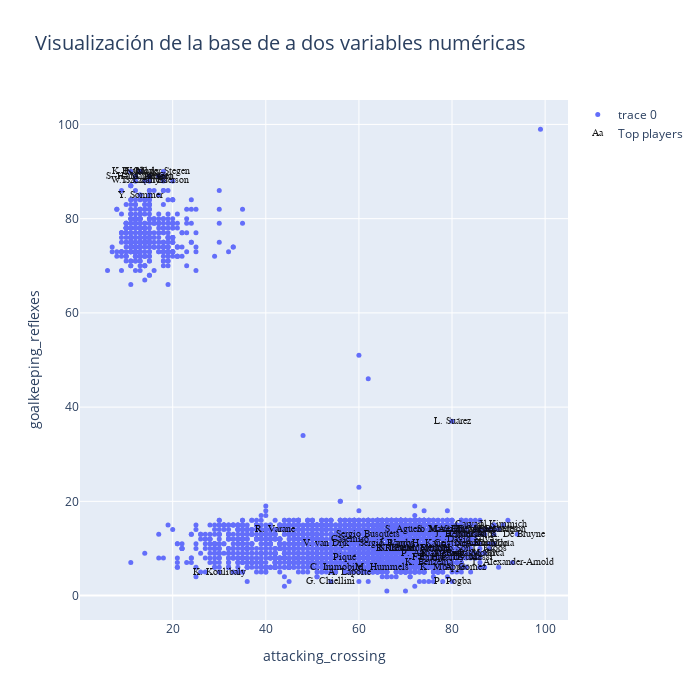

The cell this chart's notebook holds for it:
### Code cell
# Gráfica con Plotly, más completa e interactiva pero un poco pesada

graf1 = go.Scatter(x=df_skills[skill_1], y=df_skills[skill_2],
                           mode='markers',
                        text=df_n.loc[:,'club_name'], #'Height', 'Weight', 'Club', 'Age', 'Name','Position'
                           marker=dict(
                                size=5)
                           )

crack =go.Scatter(x=df_skills.loc[bool_crack,skill_1], y=df_skills.loc[bool_crack,skill_2],name='Top players',
                      text=df_n.loc[bool_crack,'short_name'],
                      textfont=dict(family='sans serif',size=10,color='black'),
                      opacity=0.9,mode='text')

data=[graf1,crack]

layout = go.Layout(title="Visualización de la base de a dos variables numéricas",titlefont=dict(size=20),
                xaxis=dict(title=skill_1),
                yaxis=dict(title=skill_2),
                autosize=False, width=700,height=700)

fig = go.Figure(data=data, layout=layout)

fig.show()

# NO ME MUESTRA EL GRAFICO!!

### Figure 1 — Plotly figure (JSON) as saved in the notebook; plotly's stock layout.template omitted (floating-point values rounded to 4 significant figures; data arrays with more than 128 entries replaced by an {"elided": "..."} marker saying what was removed)
{"data": [{"marker": {"size": 5}, "mode": "markers", "text": {"elided": "4513 str values"}, "type": "scatter", "x": {"elided": "4513 int values"}, "y": {"elided": "4513 int values"}}, {"mode": "text", "name": "Top players", "opacity": 0.9, "text": ["L. Messi", "Cristiano Ronaldo", "J. Oblak", "R. Lewandowski", "Neymar Jr", "K. De Bruyne", "K. Mbappé", "M. ter Stegen", "V. van Dijk", "Alisson", "S. Mané", "M. Salah", "T. Courtois", "S. Agüero", "Sergio Ramos", "K. Benzema", "M. Neuer", "Casemiro", "Ederson", "R. Sterling", "J. Kimmich", "H. Kane", "P. Dybala", "S. Handanovič", "T. Kroos", "E. Hazard", "K. Koulibaly", "N. Kanté", "J. Sancho", "T. Alexander-Arnold", "Bruno Fernandes", "A. Laporte", "Fabinho", "A. Robertson", "Bernardo Silva", "G. Chiellini", "H. Lloris", "L. Suárez", "L. Modrić", "A. Di María", "W. Szczęsny", "P. Aubameyang", "Sergio Busquets", "C. Immobile", "K. Navas", "A. Griezmann", "H. Son", "Roberto Firmino", "R. Varane", "P. Pogba", "M. Verratti", "A. Gómez", "Piqué", "David Silva", "Y. Sommer", "M. Hummels", "J. Henderson", "Jordi Alba", "T. Müller", "De Gea", "Carvajal", "J. Vardy"], "textfont": {"color": "black", "family": "sans serif", "size": 10}, "type": "scatter", "x": [85, 84, 13, 71, 85, 94, 78, 18, 53, 17, 76, 79, 14, 70, 66, 75, 15, 58, 20, 78, 91, 75, 82, 12, 88, 77, 30, 68, 83, 93, 87, 58, 75, 90, 85, 54, 13, 80, 86, 88, 12, 76, 62, 55, 11, 83, 81, 73, 42, 80, 75, 83, 57, 84, 13, 65, 82, 85, 85, 17, 84, 68], "y": [8, 11, 90, 10, 11, 13, 6, 90, 11, 89, 14, 14, 88, 14, 11, 7, 89, 12, 88, 9, 15, 11, 8, 89, 10, 8, 5, 10, 13, 7, 14, 5, 8, 14, 9, 3, 90, 37, 9, 11, 88, 9, 13, 6, 90, 14, 10, 10, 14, 3, 10, 6, 8, 12, 85, 6, 13, 13, 14, 89, 15, 11]}], "layout": {"autosize": false, "height": 700, "title": {"font": {"size": 20}, "text": "Visualización de la base de a dos variables numéricas"}, "width": 700, "xaxis": {"title": {"text": "attacking_crossing"}}, "yaxis": {"title": {"text": "goalkeeping_reflexes"}}}}
